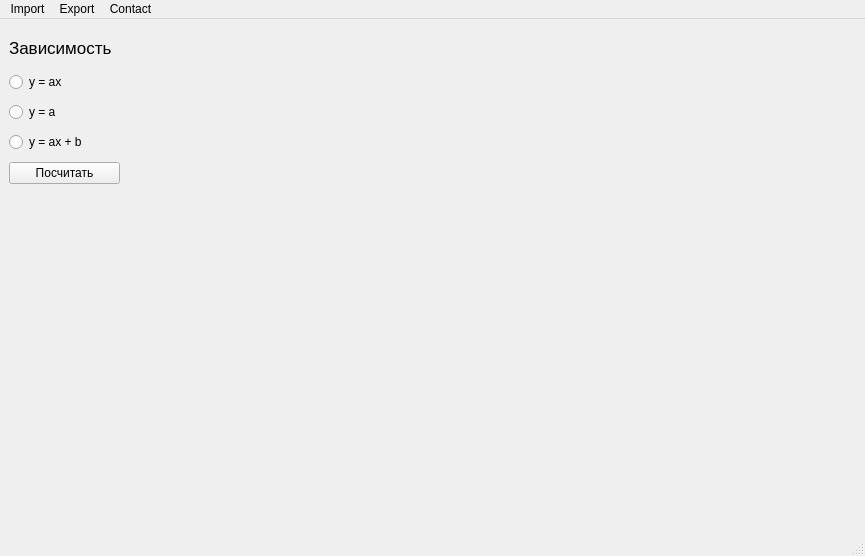
<?xml version="1.0" encoding="UTF-8"?>
<ui version="4.0">
 <class>MainWindow</class>
 <widget class="QMainWindow" name="MainWindow">
  <property name="geometry">
   <rect>
    <x>0</x>
    <y>0</y>
    <width>865</width>
    <height>556</height>
   </rect>
  </property>
  <property name="windowTitle">
   <string>MNQ</string>
  </property>
  <property name="windowIcon">
   <iconset theme="application-menu">
    <normaloff>.</normaloff>.</iconset>
  </property>
  <widget class="QWidget" name="centralwidget">
   <layout class="QHBoxLayout" name="horizontalLayout">
    <item>
     <widget class="QFrame" name="frame_2">
      <property name="minimumSize">
       <size>
        <width>112</width>
        <height>0</height>
       </size>
      </property>
      <property name="maximumSize">
       <size>
        <width>112</width>
        <height>16777215</height>
       </size>
      </property>
      <property name="frameShape">
       <enum>QFrame::NoFrame</enum>
      </property>
      <property name="frameShadow">
       <enum>QFrame::Raised</enum>
      </property>
      <widget class="QWidget" name="layoutWidget">
       <property name="geometry">
        <rect>
         <x>0</x>
         <y>40</y>
         <width>111</width>
         <height>122</height>
        </rect>
       </property>
       <layout class="QVBoxLayout" name="verticalLayout">
        <item>
         <widget class="QRadioButton" name="simple_butt">
          <property name="text">
           <string>y = ax</string>
          </property>
         </widget>
        </item>
        <item>
         <widget class="QRadioButton" name="mean_butt">
          <property name="text">
           <string>y = a</string>
          </property>
         </widget>
        </item>
        <item>
         <widget class="QRadioButton" name="linreg_butt">
          <property name="text">
           <string>y = ax + b</string>
          </property>
         </widget>
        </item>
        <item>
         <widget class="QPushButton" name="calcul_butt">
          <property name="text">
           <string>Посчитать</string>
          </property>
         </widget>
        </item>
       </layout>
      </widget>
      <widget class="QLabel" name="label">
       <property name="geometry">
        <rect>
         <x>0</x>
         <y>10</y>
         <width>111</width>
         <height>19</height>
        </rect>
       </property>
       <property name="font">
        <font>
         <pointsize>13</pointsize>
        </font>
       </property>
       <property name="text">
        <string>Зависимость</string>
       </property>
      </widget>
     </widget>
    </item>
    <item>
     <widget class="QFrame" name="frame">
      <property name="frameShape">
       <enum>QFrame::NoFrame</enum>
      </property>
      <property name="frameShadow">
       <enum>QFrame::Raised</enum>
      </property>
      <layout class="QHBoxLayout" name="horizontalLayout_2">
       <property name="spacing">
        <number>0</number>
       </property>
       <property name="leftMargin">
        <number>0</number>
       </property>
       <property name="topMargin">
        <number>0</number>
       </property>
       <property name="rightMargin">
        <number>0</number>
       </property>
       <property name="bottomMargin">
        <number>0</number>
       </property>
       <item>
        <widget class="QLabel" name="plot">
         <property name="frameShape">
          <enum>QFrame::NoFrame</enum>
         </property>
         <property name="text">
          <string/>
         </property>
        </widget>
       </item>
      </layout>
     </widget>
    </item>
   </layout>
  </widget>
  <widget class="QMenuBar" name="menubar">
   <property name="geometry">
    <rect>
     <x>0</x>
     <y>0</y>
     <width>865</width>
     <height>24</height>
    </rect>
   </property>
   <widget class="QMenu" name="menuExport">
    <property name="title">
     <string>Export</string>
    </property>
    <addaction name="actionSave_plot"/>
    <addaction name="separator"/>
    <addaction name="actionSave_report"/>
    <addaction name="separator"/>
    <addaction name="actionView_table"/>
   </widget>
   <widget class="QMenu" name="menuContact">
    <property name="title">
     <string>Contact</string>
    </property>
    <addaction name="actionGithub"/>
    <addaction name="separator"/>
    <addaction name="actionTelegram"/>
   </widget>
   <widget class="QMenu" name="menuImport">
    <property name="title">
     <string>Import</string>
    </property>
    <addaction name="actionExcel_table"/>
    <addaction name="separator"/>
    <addaction name="actionCSV_table"/>
    <addaction name="separator"/>
    <addaction name="actionChoose_columns"/>
   </widget>
   <addaction name="menuImport"/>
   <addaction name="menuExport"/>
   <addaction name="menuContact"/>
  </widget>
  <widget class="QStatusBar" name="statusBar"/>
  <action name="actionExcel_table">
   <property name="text">
    <string>Excel table</string>
   </property>
  </action>
  <action name="actionCSV_table">
   <property name="text">
    <string>CSV table</string>
   </property>
  </action>
  <action name="actionSave_plot">
   <property name="text">
    <string>Save plot</string>
   </property>
  </action>
  <action name="actionSave_report">
   <property name="text">
    <string>Save report</string>
   </property>
  </action>
  <action name="actionGithub">
   <property name="text">
    <string>Github</string>
   </property>
  </action>
  <action name="actionTelegram">
   <property name="text">
    <string>Telegram</string>
   </property>
  </action>
  <action name="actionChoose_columns">
   <property name="text">
    <string>Choose columns</string>
   </property>
  </action>
  <action name="actionView_table">
   <property name="text">
    <string>View table</string>
   </property>
  </action>
 </widget>
 <resources/>
 <connections/>
</ui>
